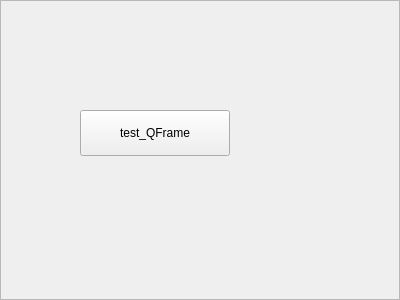
<?xml version="1.0" encoding="UTF-8"?>
<ui version="4.0">
 <class>Frame</class>
 <widget class="QFrame" name="Frame">
  <property name="geometry">
   <rect>
    <x>0</x>
    <y>0</y>
    <width>400</width>
    <height>300</height>
   </rect>
  </property>
  <property name="windowTitle">
   <string>Frame</string>
  </property>
  <property name="frameShape">
   <enum>QFrame::StyledPanel</enum>
  </property>
  <property name="frameShadow">
   <enum>QFrame::Raised</enum>
  </property>
  <widget class="QPushButton" name="pushButton">
   <property name="geometry">
    <rect>
     <x>80</x>
     <y>110</y>
     <width>150</width>
     <height>46</height>
    </rect>
   </property>
   <property name="text">
    <string>test_QFrame</string>
   </property>
  </widget>
 </widget>
 <resources/>
 <connections/>
</ui>
